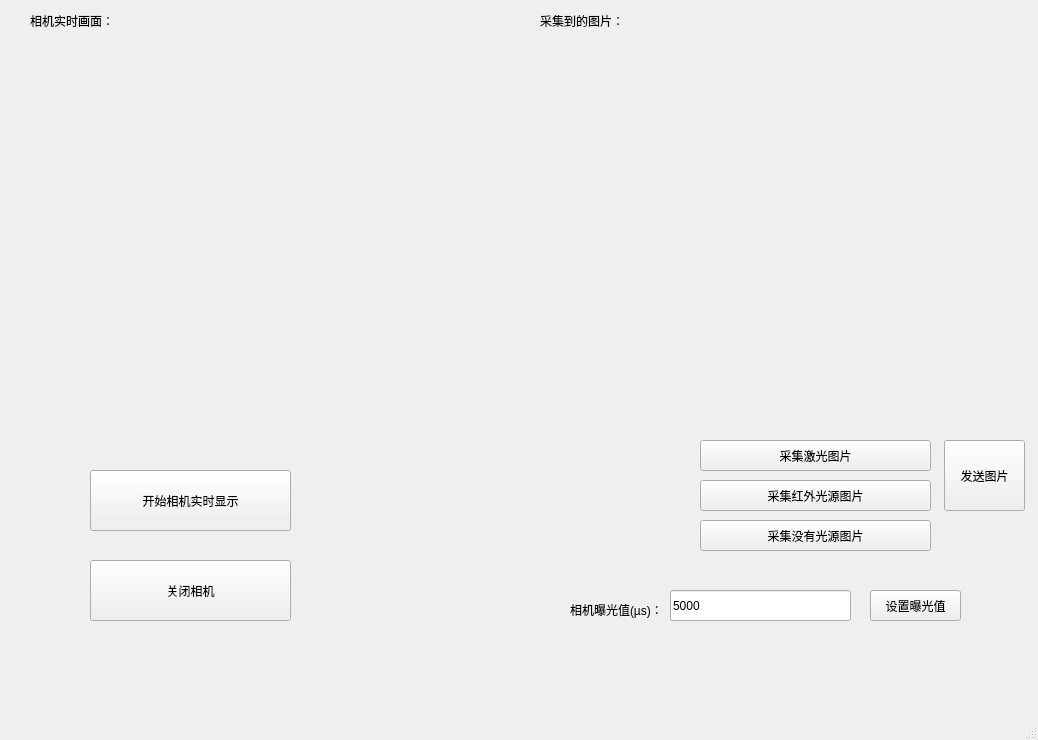
<?xml version="1.0" encoding="UTF-8"?>
<ui version="4.0">
 <class>MainWindow</class>
 <widget class="QMainWindow" name="MainWindow">
  <property name="geometry">
   <rect>
    <x>0</x>
    <y>0</y>
    <width>1038</width>
    <height>740</height>
   </rect>
  </property>
  <property name="windowTitle">
   <string>MainWindow</string>
  </property>
  <widget class="QWidget" name="centralwidget">
   <widget class="QPushButton" name="cam_realtime_btn">
    <property name="geometry">
     <rect>
      <x>90</x>
      <y>470</y>
      <width>201</width>
      <height>61</height>
     </rect>
    </property>
    <property name="text">
     <string>开始相机实时显示</string>
    </property>
   </widget>
   <widget class="QPushButton" name="cam_laser_cap_btn">
    <property name="geometry">
     <rect>
      <x>700</x>
      <y>440</y>
      <width>231</width>
      <height>31</height>
     </rect>
    </property>
    <property name="text">
     <string>采集激光图片</string>
    </property>
   </widget>
   <widget class="QLabel" name="real_time_img_win">
    <property name="geometry">
     <rect>
      <x>20</x>
      <y>50</y>
      <width>480</width>
      <height>360</height>
     </rect>
    </property>
    <property name="text">
     <string/>
    </property>
    <property name="pixmap">
     <pixmap>black.png</pixmap>
    </property>
    <property name="scaledContents">
     <bool>true</bool>
    </property>
   </widget>
   <widget class="QLabel" name="cap_img_win">
    <property name="geometry">
     <rect>
      <x>530</x>
      <y>50</y>
      <width>480</width>
      <height>360</height>
     </rect>
    </property>
    <property name="text">
     <string/>
    </property>
    <property name="pixmap">
     <pixmap>black.png</pixmap>
    </property>
    <property name="scaledContents">
     <bool>true</bool>
    </property>
   </widget>
   <widget class="QLabel" name="label_3">
    <property name="geometry">
     <rect>
      <x>30</x>
      <y>10</y>
      <width>111</width>
      <height>21</height>
     </rect>
    </property>
    <property name="text">
     <string>相机实时画面：</string>
    </property>
   </widget>
   <widget class="QLabel" name="label_4">
    <property name="geometry">
     <rect>
      <x>540</x>
      <y>10</y>
      <width>161</width>
      <height>21</height>
     </rect>
    </property>
    <property name="text">
     <string>采集到的图片：</string>
    </property>
   </widget>
   <widget class="QPushButton" name="stop_btn">
    <property name="geometry">
     <rect>
      <x>90</x>
      <y>560</y>
      <width>201</width>
      <height>61</height>
     </rect>
    </property>
    <property name="text">
     <string>关闭相机</string>
    </property>
   </widget>
   <widget class="QLineEdit" name="exposureLineEdit">
    <property name="geometry">
     <rect>
      <x>670</x>
      <y>590</y>
      <width>181</width>
      <height>31</height>
     </rect>
    </property>
    <property name="text">
     <string>5000</string>
    </property>
   </widget>
   <widget class="QPushButton" name="setExposureButton">
    <property name="geometry">
     <rect>
      <x>870</x>
      <y>590</y>
      <width>91</width>
      <height>31</height>
     </rect>
    </property>
    <property name="text">
     <string>设置曝光值</string>
    </property>
   </widget>
   <widget class="QLabel" name="label">
    <property name="geometry">
     <rect>
      <x>570</x>
      <y>600</y>
      <width>91</width>
      <height>20</height>
     </rect>
    </property>
    <property name="text">
     <string>相机曝光值(µs)：</string>
    </property>
   </widget>
   <widget class="QPushButton" name="cam_inferred_cap_btn_">
    <property name="geometry">
     <rect>
      <x>700</x>
      <y>480</y>
      <width>231</width>
      <height>31</height>
     </rect>
    </property>
    <property name="text">
     <string>采集红外光源图片</string>
    </property>
   </widget>
   <widget class="QPushButton" name="cam_no_light_cap_btn_">
    <property name="geometry">
     <rect>
      <x>700</x>
      <y>520</y>
      <width>231</width>
      <height>31</height>
     </rect>
    </property>
    <property name="text">
     <string>采集没有光源图片</string>
    </property>
   </widget>
   <widget class="QPushButton" name="sendImgButton">
    <property name="geometry">
     <rect>
      <x>944</x>
      <y>440</y>
      <width>81</width>
      <height>71</height>
     </rect>
    </property>
    <property name="text">
     <string>发送图片</string>
    </property>
   </widget>
  </widget>
  <widget class="QMenuBar" name="menubar">
   <property name="geometry">
    <rect>
     <x>0</x>
     <y>0</y>
     <width>1038</width>
     <height>23</height>
    </rect>
   </property>
  </widget>
  <widget class="QStatusBar" name="statusbar"/>
 </widget>
 <resources/>
 <connections/>
</ui>
